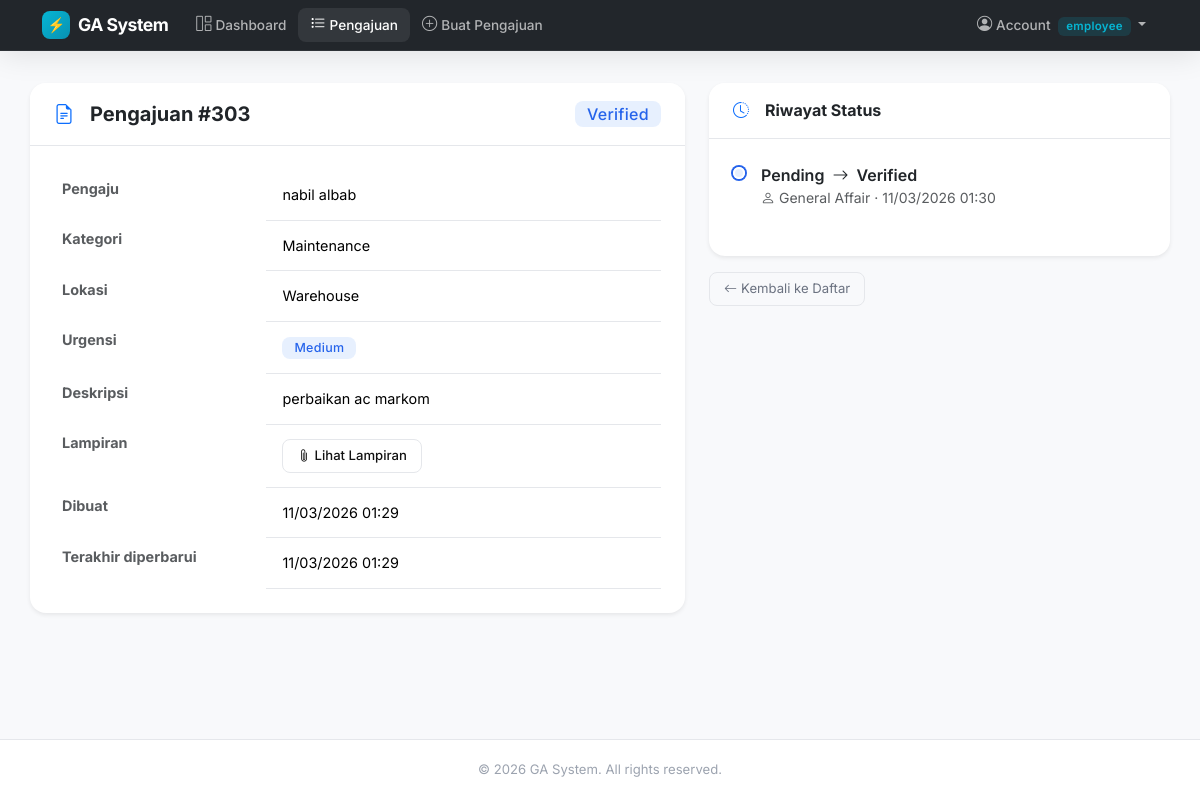
Page /requests/303/ (signed in) on the committed database.
### users/models.py (models this page shows, shortened)
class User(AbstractUser):
    class Role(models.TextChoices):
        ADMIN = 'admin', 'Admin'
        GA = 'ga', 'General Affair'
        KARYAWAN = 'karyawan', 'Karyawan'
    role = models.CharField(
        max_length=20,
        choices=Role.choices,
        default=Role.KARYAWAN,
        db_index=True,
    )
    phone = models.CharField(
        max_length=20,
        blank=True,
        help_text='Nomor WhatsApp, contoh: 6281234567890',
    )
    class Meta:
        ordering = ['username']

### requests_app/models.py (models this page shows, shortened)
class ServiceRequest(models.Model):
    class Category(models.TextChoices):
        MAINTENANCE = 'maintenance', 'Maintenance'
        CLEANING = 'cleaning', 'Cleaning'
        SECURITY = 'security', 'Security'
        SUPPLIES = 'supplies', 'Office Supplies'
        VEHICLE = 'vehicle', 'Vehicle'
        FACILITY = 'facility', 'Facility'
        OTHER = 'other', 'Other'
    class Urgency(models.TextChoices):
        LOW = 'low', 'Low'
        MEDIUM = 'medium', 'Medium'
        HIGH = 'high', 'High'
        CRITICAL = 'critical', 'Critical'
    class Status(models.TextChoices):
        PENDING = 'pending', 'Pending'
        VERIFIED = 'verified', 'Verified'
        ON_PROGRESS = 'on_progress', 'On Progress'
        REJECTED = 'rejected', 'Rejected'
        COMPLETED = 'completed', 'Completed'
    requester = models.ForeignKey(
        settings.AUTH_USER_MODEL,
        on_delete=models.CASCADE,
        related_name='service_requests',
    )
    category = models.CharField(
        max_length=30,
        choices=Category.choices,
    )
    description = models.TextField()
    location = models.CharField(max_length=255)
    urgency = models.CharField(
        max_length=20,
        choices=Urgency.choices,
        default=Urgency.MEDIUM,
    )
    attachment = models.FileField(
        upload_to='attachments/%Y/%m/',
        blank=True,
        null=True,
    )
    status = models.CharField(
        max_length=20,
        choices=Status.choices,
        default=Status.PENDING,
        db_index=True,
    )
    created_at = models.DateTimeField(auto_now_add=True, db_index=True)
    updated_at = models.DateTimeField(auto_now=True, db_index=True)
    class Meta:
        ordering = ['-created_at']  # Newest requests first
        verbose_name = 'Service Request'
        verbose_name_plural = 'Service Requests'

class RequestLog(models.Model):
    service_request = models.ForeignKey(
        ServiceRequest,
        on_delete=models.CASCADE,
        related_name='logs',
    )
    old_status = models.CharField(max_length=20, choices=ServiceRequest.Status.choices)
    new_status = models.CharField(max_length=20, choices=ServiceRequest.Status.choices)
    updated_by = models.ForeignKey(
        settings.AUTH_USER_MODEL,
        on_delete=models.SET_NULL,
        null=True,
    )
    notes = models.TextField(blank=True)
    created_at = models.DateTimeField(auto_now_add=True)
    class Meta:
        ordering = ['-created_at']
        verbose_name = 'Request Log'
        verbose_name_plural = 'Request Logs'

### requests_app/views.py (the view)
# urls.py: path("<int:pk>/", views.RequestDetailView.as_view(), name="request_detail"),
class RequestDetailView(LoginRequiredMixin, DetailView):
    model = ServiceRequest
    template_name = "requests_app/request_detail.html"
    context_object_name = "service_request"
    def get_queryset(self):
        qs = super().get_queryset().select_related("requester")
        user = self.request.user
        if user.role == "karyawan":
            qs = qs.filter(requester=user)
        return qs
    def get_context_data(self, **kwargs):
        ctx = super().get_context_data(**kwargs)
        ctx["logs"] = self.object.logs.select_related("updated_by").order_by(
            "-created_at"
        )
        if self.request.user.role in ("ga", "admin"):
            ctx["status_form"] = StatusUpdateForm()
        return ctx

### templates/requests_app/request_detail.html (shortened to what this page needs)
{% extends 'base.html' %}
{% block content %}
<div class="row g-4">
    <div class="col-lg-7">
        <div class="card shadow-sm border-0">
            <div class="card-header bg-white d-flex justify-content-between align-items-center">
                <h5 class="mb-0 fw-bold">
                    <i class="bi bi-file-earmark-text me-2 text-primary"></i>Pengajuan #{{ service_request.pk }}
                </h5>
                <span
                    class="badge fs-6 {% if service_request.status == 'completed' %}bg-success{% elif service_request.status == 'rejected' %}bg-danger{% elif service_request.status == 'on_progress' %}bg-primary{% elif service_request.status == 'verified' %}bg-info text-dark{% else %}bg-warning text-dark{% endif %}">
                    {{ service_request.get_status_display }}
                </span>
            </div>
            <div class="card-body">
                <table class="table table-borderless mb-0 info-table">
                    <tr>
                        <th class="text-muted" style="width:35%">Pengaju</th>
                        <td>{{ service_request.requester.get_full_name|default:service_request.requester.username }}
                        </td>
                    </tr>
                    <tr>
                        <th class="text-muted">Kategori</th>
                        <td>{{ service_request.get_category_display }}</td>
                    </tr>
                    <tr>
                        <th class="text-muted">Lokasi</th>
                        <td>{{ service_request.location }}</td>
                    </tr>
                    <tr>
                        <th class="text-muted">Urgensi</th>
                        <td>
                            <span
                                class="badge {% if service_request.urgency == 'critical' %}bg-danger{% elif service_request.urgency == 'high' %}bg-warning text-dark{% elif service_request.urgency == 'medium' %}bg-info text-dark{% else %}bg-secondary{% endif %}">
                                {{ service_request.get_urgency_display }}
                            </span>
                        </td>
                    </tr>
                    <tr>
                        <th class="text-muted">Deskripsi</th>
                        <td>{{ service_request.description|linebreaksbr }}</td>
                    </tr>
                    {% if service_request.attachment %}
                    <tr>
                        <th class="text-muted">Lampiran</th>
                        <td>
                            <a href="{{ service_request.attachment.url }}" target="_blank"
                                class="btn btn-sm btn-outline-primary">
                                <i class="bi bi-paperclip me-1"></i>Lihat Lampiran
                            </a>
                        </td>
                    </tr>
                    {% endif %}
                    <tr>
                        <th class="text-muted">Dibuat</th>
                        <td>{{ service_request.created_at|date:"d/m/Y H:i" }}</td>
                    </tr>
                    <tr>
                        <th class="text-muted">Terakhir diperbarui</th>
                        <td>{{ service_request.updated_at|date:"d/m/Y H:i" }}</td>
                    </tr>
                </table>
            </div>
        </div>
    </div>
    <div class="col-lg-5">
        <div class="card shadow-sm border-0">
            <div class="card-header bg-white">
                <h6 class="mb-0 fw-bold"><i class="bi bi-clock-history me-2 text-primary"></i>Riwayat Status</h6>
            </div>
            <div class="card-body">
                {% if logs %}
                <div class="timeline">
                    {% for log in logs %}
                    <div class="timeline-item mb-4">
                        <div class="d-flex align-items-start">
                            <div class="timeline-dot {% if log.new_status == 'completed' %}bg-success{% elif log.new_status == 'rejected' %}bg-danger{% elif log.new_status == 'on_progress' %}bg-primary{% elif log.new_status == 'verified' %}bg-info{% else %}bg-warning{% endif %} rounded-circle me-3 mt-1"
                                style="width:12px;height:12px;min-width:12px;"></div>
                            <div>
                                <div class="fw-semibold">
                                    {{ log.get_old_status_display }}
                                    <i class="bi bi-arrow-right mx-1"></i>
                                    {{ log.get_new_status_display }}
                                </div>
                                <div class="text-muted small">
                                    <i class="bi bi-person me-1"></i>{{ log.updated_by.get_full_name|default:log.updated_by.username }}
                                    &middot; {{ log.created_at|date:"d/m/Y H:i" }}
                                </div>
                            </div>
                        </div>
                    </div>
                    {% endfor %}
                </div>
                {% else %}
                <p class="text-muted text-center mb-0">Belum ada perubahan status.</p>
                {% endif %}
            </div>
        </div>
        <div class="mt-3">
            <a href="{% url 'requests_app:request_list' %}" class="btn btn-outline-secondary btn-sm">
                <i class="bi bi-arrow-left me-1"></i>Kembali ke Daftar
            </a>
        </div>
    </div>
</div>
{% endblock %}

### templates/base.html (shortened to what this page needs)
{% load static %}
<!DOCTYPE html>
<html lang="id">
<head>
    <link href="https://cdn.jsdelivr.net/npm/bootstrap@5.3.3/dist/css/bootstrap.min.css" rel="stylesheet">
    <link href="https://cdn.jsdelivr.net/npm/bootstrap-icons@1.11.3/font/bootstrap-icons.min.css" rel="stylesheet">
    <link href="{% static 'css/style.css' %}" rel="stylesheet">
</head>
<body>
    {% if user.is_authenticated %}
    <nav class="navbar navbar-expand-lg navbar-dark navbar-ga sticky-top glassmorphic-navbar">
        <div class="container">
            <a class="navbar-brand" href="{% url 'users:dashboard' %}">
                <span class="logo-icon">⚡</span>
                GA System
            </a>
            <div class="collapse navbar-collapse" id="navbarNav">
                <ul class="navbar-nav me-auto">
                    <li class="nav-item">
                        <a class="nav-link " href="{% url 'users:dashboard' %}">
                            <i class="bi bi-grid-1x2 me-1"></i>Dashboard
                        </a>
                    </li>
                    <li class="nav-item">
                        <a class="nav-link {% if request.resolver_match.url_name == 'request_list' or request.resolver_match.url_name == 'request_detail' %}active{% endif %}" href="{% url 'requests_app:request_list' %}">
                            <i class="bi bi-list-task me-1"></i>Pengajuan
                        </a>
                    </li>
                    <li class="nav-item">
                        <a class="nav-link {% if request.resolver_match.url_name == 'request_create' %}active{% endif %}" href="{% url 'requests_app:request_create' %}">
                            <i class="bi bi-plus-circle me-1"></i>Buat Pengajuan
                        </a>
                    </li>
                </ul>
                <ul class="navbar-nav">
                    <li class="nav-item dropdown">
                        <a class="nav-link dropdown-toggle" href="#" role="button" data-bs-toggle="dropdown">
                            <i class="bi bi-person-circle me-1"></i>Account
                            <span class="badge ms-1">{{ request.user.get_role_display }}</span>
                        </a>
                    </li>
                </ul>
            </div>
        </div>
    </nav>
    {% endif %}
    <main class="container page-container">
        {% block content %}{% endblock %}
    </main>
    <footer class="footer-ga mt-auto">
        <div class="container text-center text-muted small">
            &copy; 2026 GA System. All rights reserved.
        </div>
    </footer>
</body>
</html>

### static/css/style.css (style rules this page uses)
:root { --accent: #06B6D4; --accent-alt: #22D3EE; --accent-dim: #0891B2; --accent-dark: #0E7490; --bg: #F8F9FB; --dark: #0B0F14; --dark-alt: #1A1F25; --card: #FFFFFF; --text: #111111; --text-secondary: #6B7280; --text-muted: #9CA3AF; --border: #E5E7EB; --shadow-sm: 0 2px 8px rgba(0, 0, 0, 0.04); --shadow: 0 10px 30px rgba(0, 0, 0, 0.05); --shadow-lg: 0 20px 50px rgba(0, 0, 0, 0.08); --radius: 16px; --radius-lg: 20px; --radius-sm: 10px; --radius-btn: 30px; --font: 'Inter', -apple-system, BlinkMacSystemFont, 'Segoe UI', sans-serif; --transition: 0.3s cubic-bezier(.25, .8, .25, 1); }
body { font-family: var(--font); background-color: var(--bg); min-height: 100vh; display: flex; flex-direction: column; color: var(--text); -webkit-font-smoothing: antialiased; }
main { flex: 1; }
a { color: var(--accent-dark); transition: var(--transition); }
.navbar-ga { background: var(--dark) !important; border-bottom: 1px solid rgba(255, 255, 255, 0.06); padding: 6px 0; transition: var(--transition); }
.navbar-ga.glassmorphic-navbar { backdrop-filter: blur(16px); -webkit-backdrop-filter: blur(16px); background: rgba(11, 15, 20, 0.9) !important; box-shadow: 0 4px 30px rgba(0, 0, 0, 0.1); }
.navbar-ga .navbar-brand { font-size: 1.1rem; letter-spacing: -0.5px; font-weight: 700; color: #fff !important; display: flex; align-items: center; gap: 8px; }
.navbar-ga .logo-icon { width: 28px; height: 28px; background: linear-gradient(135deg, var(--accent) 0%, var(--accent-dim) 100%); border-radius: 8px; display: flex; align-items: center; justify-content: center; font-size: 0.9rem; }
.navbar-ga .nav-link { color: rgba(255, 255, 255, 0.65) !important; font-size: 0.85rem; font-weight: 500; padding: 6px 12px !important; border-radius: 8px; transition: var(--transition); }
.navbar-ga .nav-link:hover, .navbar-ga .nav-link.active { color: #fff !important; background: rgba(255, 255, 255, 0.08); }
.navbar-ga .nav-link i { font-size: 0.95rem; }
.navbar-ga .badge { background: rgba(6, 182, 212, 0.15) !important; color: var(--accent) !important; font-size: 0.72rem; font-weight: 600; border-radius: 6px; padding: 4px 8px; }
.page-container { padding: 32px 0; }
.card { border-radius: var(--radius); border: 1px solid var(--border); background: var(--card); box-shadow: var(--shadow-sm); transition: var(--transition); }
.card-header { border-radius: var(--radius) var(--radius) 0 0 !important; border-bottom: 1px solid var(--border); padding: 18px 24px; background: var(--card) !important; }
.card-header h5, .card-header h6 { font-weight: 600; display: flex; align-items: center; gap: 8px; }
.card-header h5 i, .card-header h6 i { color: var(--accent-dim); }
.card-body { padding: 24px; }
.table { font-size: 0.9rem; }
.table>tbody>tr>td { padding: 14px 16px; vertical-align: middle; border-bottom: 1px solid var(--border); }
.table>tbody>tr { transition: var(--transition); }
.badge { font-weight: 500; letter-spacing: 0.3px; border-radius: 8px; padding: 5px 12px; font-size: 0.78rem; }
.bg-info { background: rgba(59, 130, 246, 0.12) !important; color: #2563EB !important; }
.btn-outline-primary { border-color: var(--border) !important; color: var(--text) !important; border-radius: var(--radius-sm); font-weight: 500; font-size: 0.9rem; transition: var(--transition); }
.btn-outline-secondary { border-color: var(--border) !important; color: var(--text-secondary) !important; border-radius: var(--radius-sm); transition: var(--transition); }
.btn-sm { padding: 6px 14px; font-size: 0.82rem; border-radius: 8px; }
.timeline-item { position: relative; padding-left: 0; }
.timeline-item::before { content: ''; position: absolute; left: 5px; top: 18px; bottom: -16px; width: 2px; background-color: var(--border); }
.timeline-item:last-child::before { display: none; }
.timeline-dot { border: 2px solid var(--card); box-shadow: 0 0 0 2px currentColor; }
.footer-ga { background: var(--card); border-top: 1px solid var(--border); padding: 20px 0; }
.footer-ga .text-muted { color: var(--text-muted) !important; font-size: 0.82rem; }

### rows in the picture
User: user.role "employee"
ServiceRequest: pk "303", status "Verified", requester.get_full_name "nabil albab", category "Maintenance", location "Warehouse", urgency "Medium", description "perbaikan ac markom", created_at "11/03/2026 01:29", updated_at "11/03/2026 01:29"
RequestLog: old_status "Pending", new_status "Verified", updated_by.get_full_name "General Affair", created_at "11/03/2026 01:30"
